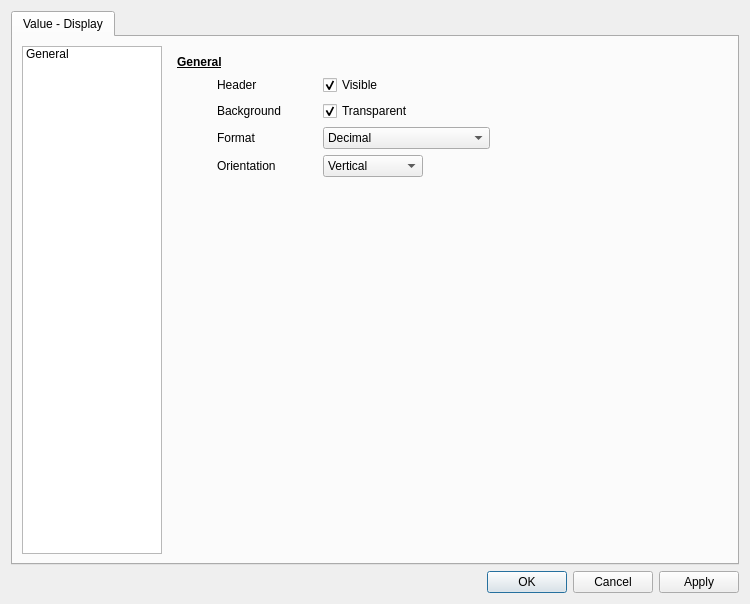
<?xml version="1.0" encoding="UTF-8"?>
<ui version="4.0">
 <class>QTBValueDisplayEditor</class>
 <widget class="QDialog" name="QTBValueDisplayEditor">
  <property name="geometry">
   <rect>
    <x>0</x>
    <y>0</y>
    <width>750</width>
    <height>604</height>
   </rect>
  </property>
  <property name="minimumSize">
   <size>
    <width>750</width>
    <height>550</height>
   </size>
  </property>
  <property name="windowTitle">
   <string>Value Display</string>
  </property>
  <layout class="QVBoxLayout" name="verticalLayout_2">
   <item>
    <widget class="QTabWidget" name="tabWidget">
     <property name="currentIndex">
      <number>0</number>
     </property>
     <widget class="QWidget" name="tab">
      <attribute name="title">
       <string>Value - Display</string>
      </attribute>
      <layout class="QHBoxLayout" name="horizontalLayout_4">
       <item>
        <widget class="QListWidget" name="listWidget">
         <property name="minimumSize">
          <size>
           <width>140</width>
           <height>0</height>
          </size>
         </property>
         <property name="maximumSize">
          <size>
           <width>140</width>
           <height>16777215</height>
          </size>
         </property>
         <property name="editTriggers">
          <set>QAbstractItemView::NoEditTriggers</set>
         </property>
         <property name="currentRow">
          <number>-1</number>
         </property>
         <item>
          <property name="text">
           <string>General</string>
          </property>
         </item>
        </widget>
       </item>
       <item>
        <widget class="QStackedWidget" name="stackedWidget">
         <widget class="QWidget" name="page">
          <layout class="QVBoxLayout" name="verticalLayout">
           <item>
            <widget class="QLabel" name="label_17">
             <property name="font">
              <font>
               <weight>75</weight>
               <bold>true</bold>
               <underline>true</underline>
              </font>
             </property>
             <property name="text">
              <string>General</string>
             </property>
            </widget>
           </item>
           <item>
            <layout class="QHBoxLayout" name="horizontalLayout_3">
             <item>
              <spacer name="horizontalSpacer_4">
               <property name="orientation">
                <enum>Qt::Horizontal</enum>
               </property>
               <property name="sizeType">
                <enum>QSizePolicy::Fixed</enum>
               </property>
               <property name="sizeHint" stdset="0">
                <size>
                 <width>40</width>
                 <height>20</height>
                </size>
               </property>
              </spacer>
             </item>
             <item>
              <widget class="QLabel" name="label_3">
               <property name="minimumSize">
                <size>
                 <width>100</width>
                 <height>0</height>
                </size>
               </property>
               <property name="text">
                <string>Header </string>
               </property>
              </widget>
             </item>
             <item>
              <widget class="QCheckBox" name="headerCheckBox">
               <property name="minimumSize">
                <size>
                 <width>100</width>
                 <height>0</height>
                </size>
               </property>
               <property name="text">
                <string>Visible</string>
               </property>
               <property name="checked">
                <bool>true</bool>
               </property>
              </widget>
             </item>
             <item>
              <spacer name="horizontalSpacer">
               <property name="orientation">
                <enum>Qt::Horizontal</enum>
               </property>
               <property name="sizeHint" stdset="0">
                <size>
                 <width>40</width>
                 <height>20</height>
                </size>
               </property>
              </spacer>
             </item>
            </layout>
           </item>
           <item>
            <layout class="QHBoxLayout" name="horizontalLayout_9">
             <item>
              <spacer name="horizontalSpacer_5">
               <property name="orientation">
                <enum>Qt::Horizontal</enum>
               </property>
               <property name="sizeType">
                <enum>QSizePolicy::Fixed</enum>
               </property>
               <property name="sizeHint" stdset="0">
                <size>
                 <width>40</width>
                 <height>20</height>
                </size>
               </property>
              </spacer>
             </item>
             <item>
              <widget class="QLabel" name="label_8">
               <property name="minimumSize">
                <size>
                 <width>100</width>
                 <height>0</height>
                </size>
               </property>
               <property name="text">
                <string>Background</string>
               </property>
              </widget>
             </item>
             <item>
              <widget class="QCheckBox" name="transparentCheckBox">
               <property name="minimumSize">
                <size>
                 <width>100</width>
                 <height>0</height>
                </size>
               </property>
               <property name="text">
                <string>Transparent</string>
               </property>
               <property name="checked">
                <bool>true</bool>
               </property>
              </widget>
             </item>
             <item>
              <spacer name="horizontalSpacer_6">
               <property name="orientation">
                <enum>Qt::Horizontal</enum>
               </property>
               <property name="sizeHint" stdset="0">
                <size>
                 <width>40</width>
                 <height>20</height>
                </size>
               </property>
              </spacer>
             </item>
            </layout>
           </item>
           <item>
            <layout class="QHBoxLayout" name="horizontalLayout_2">
             <item>
              <spacer name="horizontalSpacer_7">
               <property name="orientation">
                <enum>Qt::Horizontal</enum>
               </property>
               <property name="sizeType">
                <enum>QSizePolicy::Fixed</enum>
               </property>
               <property name="sizeHint" stdset="0">
                <size>
                 <width>40</width>
                 <height>20</height>
                </size>
               </property>
              </spacer>
             </item>
             <item>
              <widget class="QLabel" name="label_2">
               <property name="minimumSize">
                <size>
                 <width>100</width>
                 <height>0</height>
                </size>
               </property>
               <property name="text">
                <string>Format</string>
               </property>
              </widget>
             </item>
             <item>
              <widget class="QComboBox" name="formatComboBox">
               <property name="minimumSize">
                <size>
                 <width>100</width>
                 <height>0</height>
                </size>
               </property>
               <item>
                <property name="text">
                 <string>Decimal</string>
                </property>
               </item>
               <item>
                <property name="text">
                 <string>Hexadecimal 32bits</string>
                </property>
               </item>
               <item>
                <property name="text">
                 <string>Hexadecimal 16bits LSB</string>
                </property>
               </item>
               <item>
                <property name="text">
                 <string>Hexadecimal 16bits MSB</string>
                </property>
               </item>
              </widget>
             </item>
             <item>
              <spacer name="horizontalSpacer_3">
               <property name="orientation">
                <enum>Qt::Horizontal</enum>
               </property>
               <property name="sizeHint" stdset="0">
                <size>
                 <width>40</width>
                 <height>20</height>
                </size>
               </property>
              </spacer>
             </item>
            </layout>
           </item>
           <item>
            <layout class="QHBoxLayout" name="horizontalLayout">
             <item>
              <spacer name="horizontalSpacer_8">
               <property name="orientation">
                <enum>Qt::Horizontal</enum>
               </property>
               <property name="sizeType">
                <enum>QSizePolicy::Fixed</enum>
               </property>
               <property name="sizeHint" stdset="0">
                <size>
                 <width>40</width>
                 <height>20</height>
                </size>
               </property>
              </spacer>
             </item>
             <item>
              <widget class="QLabel" name="label">
               <property name="minimumSize">
                <size>
                 <width>100</width>
                 <height>0</height>
                </size>
               </property>
               <property name="text">
                <string>Orientation</string>
               </property>
              </widget>
             </item>
             <item>
              <widget class="QComboBox" name="orientationComboBox">
               <property name="minimumSize">
                <size>
                 <width>100</width>
                 <height>0</height>
                </size>
               </property>
               <item>
                <property name="text">
                 <string>Vertical</string>
                </property>
               </item>
               <item>
                <property name="text">
                 <string>Horizontal</string>
                </property>
               </item>
              </widget>
             </item>
             <item>
              <spacer name="horizontalSpacer_2">
               <property name="orientation">
                <enum>Qt::Horizontal</enum>
               </property>
               <property name="sizeHint" stdset="0">
                <size>
                 <width>40</width>
                 <height>20</height>
                </size>
               </property>
              </spacer>
             </item>
            </layout>
           </item>
           <item>
            <spacer name="verticalSpacer">
             <property name="orientation">
              <enum>Qt::Vertical</enum>
             </property>
             <property name="sizeHint" stdset="0">
              <size>
               <width>20</width>
               <height>40</height>
              </size>
             </property>
            </spacer>
           </item>
          </layout>
         </widget>
         <widget class="QWidget" name="page_2"/>
        </widget>
       </item>
      </layout>
     </widget>
    </widget>
   </item>
   <item>
    <widget class="QDialogButtonBox" name="buttonBox">
     <property name="orientation">
      <enum>Qt::Horizontal</enum>
     </property>
     <property name="standardButtons">
      <set>QDialogButtonBox::Apply|QDialogButtonBox::Cancel|QDialogButtonBox::Ok</set>
     </property>
    </widget>
   </item>
  </layout>
 </widget>
 <resources/>
 <connections>
  <connection>
   <sender>buttonBox</sender>
   <signal>accepted()</signal>
   <receiver>QTBValueDisplayEditor</receiver>
   <slot>accept()</slot>
   <hints>
    <hint type="sourcelabel">
     <x>248</x>
     <y>254</y>
    </hint>
    <hint type="destinationlabel">
     <x>157</x>
     <y>274</y>
    </hint>
   </hints>
  </connection>
  <connection>
   <sender>buttonBox</sender>
   <signal>rejected()</signal>
   <receiver>QTBValueDisplayEditor</receiver>
   <slot>reject()</slot>
   <hints>
    <hint type="sourcelabel">
     <x>316</x>
     <y>260</y>
    </hint>
    <hint type="destinationlabel">
     <x>286</x>
     <y>274</y>
    </hint>
   </hints>
  </connection>
 </connections>
</ui>
